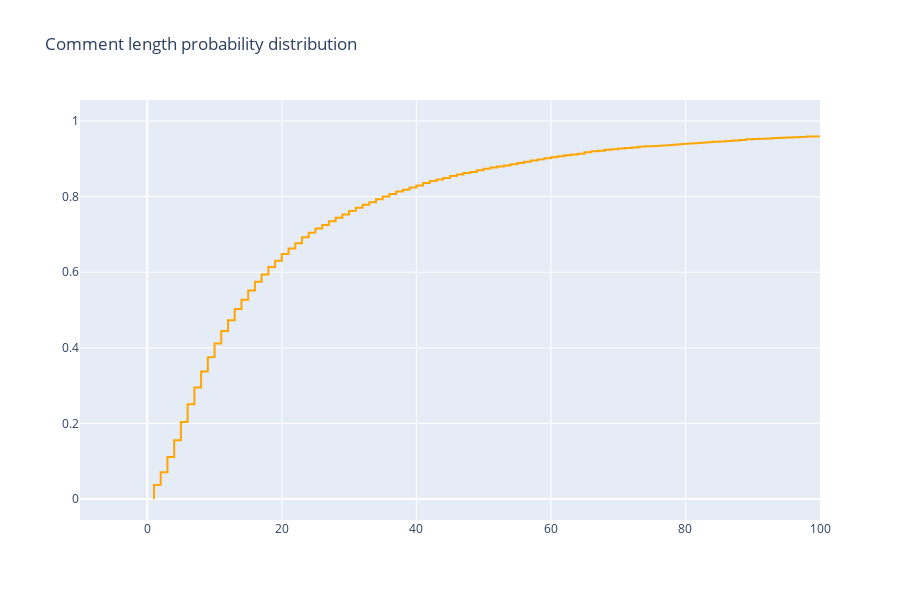

The cell this chart's notebook holds for it:
### Code cell
#px.line(np.linspace(0,1,len(comment_lens)), np.sort(comment_lens))
fig = go.Figure( data = [
                        go.Scatter(y = np.linspace(0,1,len(comment_lens)),
                                   x = sorted(comment_lens),  line_color= "orange")
                        ]
                )

#fig.update_xaxes(type="log")

fig.update_layout(
    title="Comment length probability distribution",

    width = 900, height =600,
    xaxis = {"range": [-10,100]}
)
fig.show()

### Figure 1 — Plotly figure (JSON) as saved in the notebook; plotly's stock layout.template omitted (floating-point values rounded to 4 significant figures; data arrays with more than 128 entries replaced by an {"elided": "..."} marker saying what was removed)
{"data": [{"line": {"color": "orange"}, "type": "scatter", "x": {"elided": "12950 int values"}, "y": {"elided": "12950 float values"}}], "layout": {"height": 600, "title": {"text": "Comment length probability distribution"}, "width": 900, "xaxis": {"range": [-10, 100]}}}
